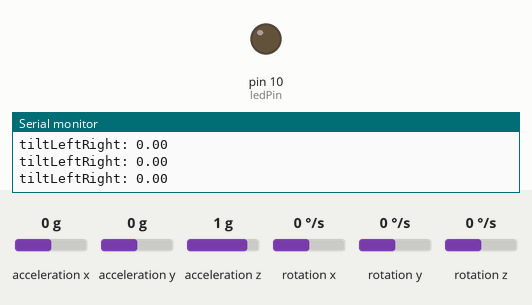
Recording of a sketch running on a simulated Arduino Uno, built with avr-gcc and run on an emulated ATmega328P. Parts: output pins drawn as LEDs (lit = HIGH), the last lines printed to the serial monitor. Inputs (shaded band) come from the test bench; at power-on: acceleration x 0 g, rotation z 0 °/s, acceleration y 0 g, acceleration z 1 g, rotation x 0 °/s, rotation y 0 °/s.

Above: at 3.2 s.
3.3 s: acceleration x set to -0.2 g
4.8 s: acceleration x set to -0.5 g
At 5.6 s:
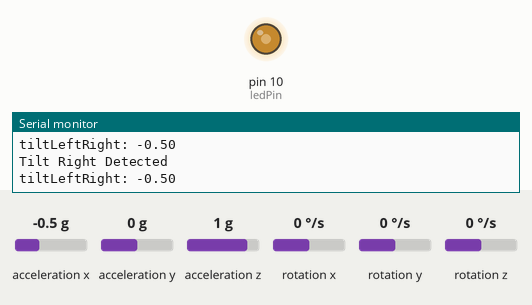
6.3 s: rotation z set to -192 °/s
At 7.5 s:
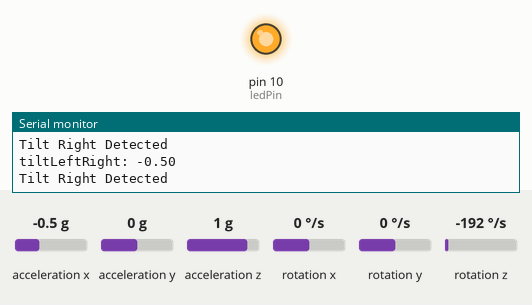
8.2 s: rotation z set to 92 °/s
11.2 s: rotation z set to 101 °/s
At 11.69 s:
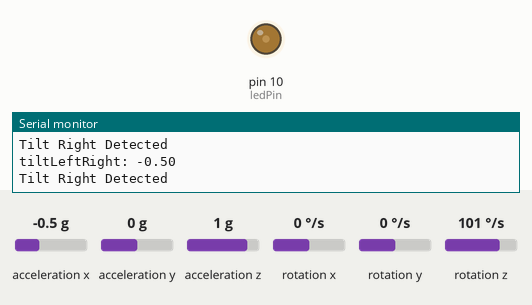
Timing chart, 0 to 14.6 s (numbered marks = the images above; inputs shaded):
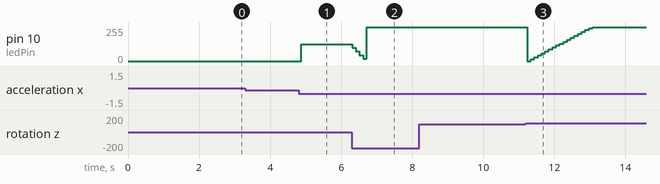

The sketch:

Led-Gesture-Control.ino
```cpp
#include <Wire.h>
#include <MPU6050_light.h>

MPU6050 mpu(Wire);  // Instantiate an MPU6050 object

int ledPin = 10;   // Pin for the LED (PWM-capable pin)
float threshold = 0.3; // Gesture threshold to detect significant movement

int ledBrightness = 0;  // Start with the LED off (brightness = 0)
bool ledOn;

void setup() {
  Serial.begin(9600);  // Start serial communication
  Wire.begin();        // Start I2C communication
  byte status = mpu.begin();
  Serial.print(F("MPU6050 status: "));
  Serial.println(status);
  while(status!=0){ } // stop everything if could not connect to MPU6050

  Serial.println(F("Calculating offsets, do not move MPU6050"));
  delay(1000);
  mpu.calcOffsets(true,true); // gyro and accelero
  Serial.println("Done!\n");

  pinMode(ledPin, OUTPUT);  // Set LED pin as output
}

void loop() {
  // Read raw accelerometer and gyroscope values
  mpu.update();
  float ax, ay, az;
  float rx, ry, rz;
  ax = mpu.getAccX();
  ay = mpu.getAccY();
  az = mpu.getAccZ();
  rx = mpu.getAngleX();
  ry = mpu.getAngleY();
  rz = mpu.getAngleZ();

  // Calculate the accelerometer values for tilt detection
  float tiltLeftRight = ax;  // X-axis accelerometer value

  Serial.print("tiltLeftRight: ");
  Serial.println(tiltLeftRight);

  // Detect tilt gestures for left/right (to control on/off state)
  if (tiltLeftRight > threshold) {
    Serial.println("Tilt Left Detected");
    digitalWrite(ledPin, LOW); // Turn LED off
    ledOn = false;

  } else if (tiltLeftRight < -threshold) {
    Serial.println("Tilt Right Detected");
    digitalWrite(ledPin, HIGH);  // Turn LED on
    ledOn = true;

  }
  if (ledOn){
    ledBrightness = map(rz, -90, 90 , 0,255);
    analogWrite(ledPin, ledBrightness); // Update LED brightness
  }

  delay(100); // Debounce delay to avoid multiple triggers
}
```

Measured:
- the behaviour switches between -0.3 and -0.4 g on acceleration x (found by bisection; images 0 and 1)
- the behaviour switches between 95 and 96 °/s on rotation z (found by bisection; images 2 and 3)
- after the input at 4.8 s, pin 10 (ledPin): 0/255 → 127/255 after 0.07 s
- after the input at 6.3 s, pin 10 (ledPin): 127/255 → 100/255 at once, → 72/255 0.10 s later, → 43/255 0.10 s later, → 17/255 0.10 s later, … (5 changes in this stretch)
